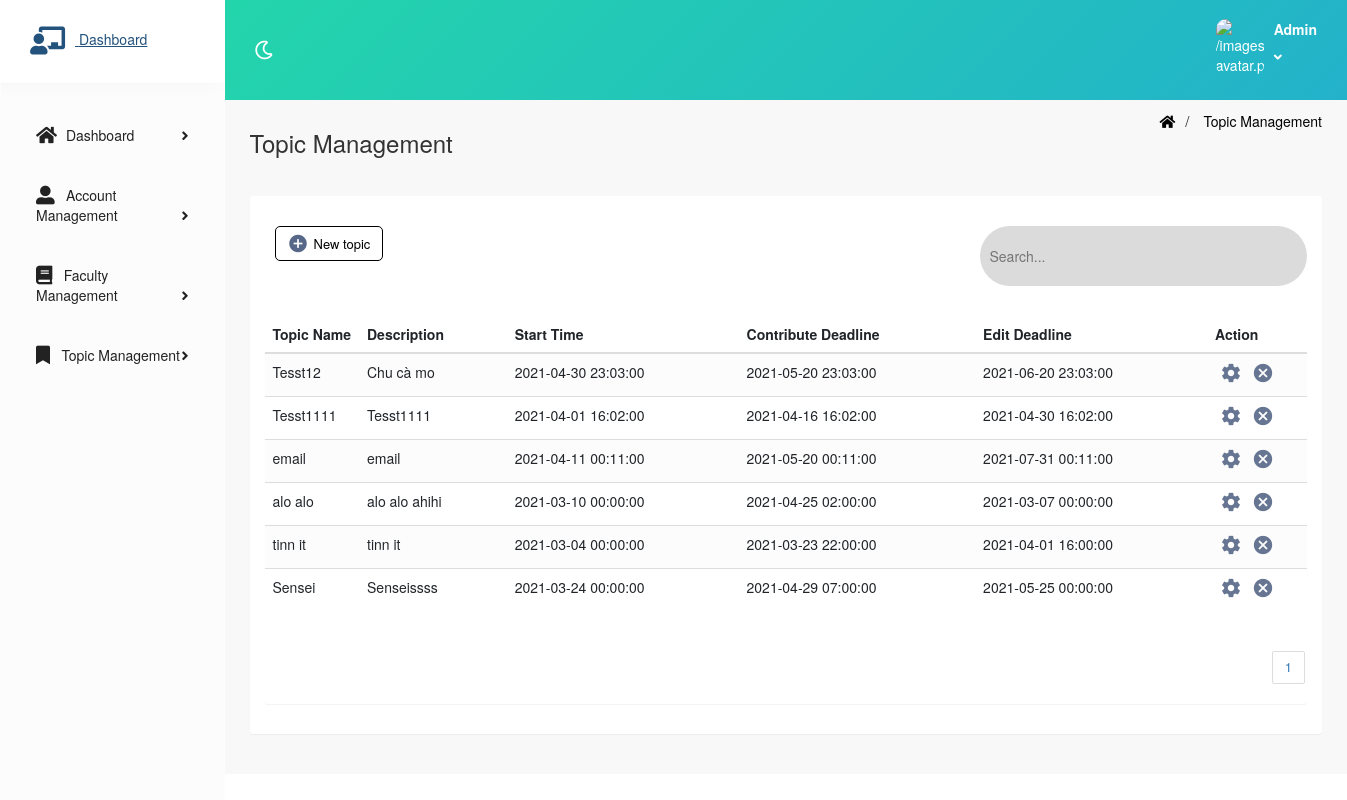
The page /admin/topic.php (signed in) on the database its author committed.
### tables this page shows
CREATE TABLE `topics` (
  `topic_id` int(3) NOT NULL,
  `topic_name` varchar(255) NOT NULL,
  `description` varchar(255) NOT NULL,
  `start` datetime NOT NULL,
  `deadline_1` datetime NOT NULL,
  `deadline_2` datetime NOT NULL
);

### admin/includes/view_all_topic.php (the view, shortened to what this page needs)
<div class="container-fluid">
    <div class="table-responsive">
        <div class="table-wrapper">
            <div class="table-title">
                <div class="row">
                    <div class="col-sm-3">
                        <a href="topic.php?source=add_topic" class="btn btn-light" style="float: left; border:1px solid black; border-radius: 5px;"><i class="material-icons">&#xE147;</i> <span style="color:black;">New topic</span></a>
                    </div>
                    <div class="col-sm-5">
                    </div>
                    <div class="col-sm-4">
                        <div>
                            <div class="searchbar">
                                <input class="search_input" type="text" name="" placeholder="Search...">
                                <a href="#" class="search_icon"><i class="fas fa-search"></i></a>
                            </div>
                        </div>
                    </div>
                </div>
            </div>
            <table class="table table-striped table-hover">
                <thead>
                    <tr>
                        <th style="white-space:nowrap">Topic Name</th>
                        <th>Description</th>
                        <th>Start Time</th>
                        <th>Contribute Deadline</th>
                        <th>Edit Deadline</th>
                        <th>Action</th>
                    </tr>
                </thead>
                <tbody>
                    <?php
                    $per_page = 6;
                    if (isset($_GET['page'])) {
                        $page = $_GET['page'];
                    } else {
                        $page = " ";
                    }
                    if ($page == " " || $page == 1) {
                        $page_1 = 0;
                    } else {
                        $page_1 = ($page * $per_page) - $per_page;
                    }
                    $topic_query_count = "SELECT * FROM topics";
                    $find_count       = mysqli_query($connection, $topic_query_count);
                    $count            = mysqli_num_rows($find_count);
                    $count            = ceil($count / $per_page);
                    $query = "SELECT * FROM topics ORDER BY topic_id DESC LIMIT $page_1, $per_page";
                    $get_topics_query = mysqli_query($connection, $query);
                    while ($row = mysqli_fetch_assoc($get_topics_query)) {
                        $topicname      =       $row['topic_name'];
                        $description    =       $row['description'];
                        $start          =       $row['start'];
                        $deadline_1     =       $row['deadline_1'];
                        $deadline_2     =       $row['deadline_2'];
                        $topic_id       =       $row['topic_id'];
                        echo "<tr>";
                    ?>
                    <?php
                        echo "<td>{$topicname}</td>";
                        echo "<td>{$description}</td>";
                        echo "<td>{$start}</td>";
                        echo "<td>{$deadline_1}</td>";
                        echo "<td>{$deadline_2}</td>";
                        echo "<td>";
                        echo "<a href='topic.php?source=edit_topic&p_id={$topic_id}' class='edit' title='edit' data-toggle='tooltip'><i class='material-icons'>&#xE8B8;</i></a>";
                        echo "<a rel='$topic_id' href='javascript:void(0)' class='delete_link' title='delete' data-toggle='tooltip'><i class='material-icons'>&#xE5C9;</i></a>";
                        echo "</td>";
                        echo "</tr>";
                    }
                    ?>
                </tbody>
            </table>
            <div class="clearfix">
                <ul class="pagination">
                    <?php
                    for ($i = 1; $i <= $count; $i++) {
                        if ($i == $page) {
                            echo "<li><a class='active_link' href='topic.php?page={$i}'>{$i}</a></li>";
                        } else {
                            echo "<li><a href='topic.php?page={$i}'>{$i}</a></li>";
                        }
                    }
                    ?>
                </ul>
            </div>
        </div>

### admin/css/style.css (style rules this page uses)
* { margin: 0; padding: 0; outline: 0; text-decoration: none; list-style-type: none; }
dl, ol, ul { padding: 0; }
.table-responsive { margin: 30px 0; overflow-x: unset !important; }
.table-wrapper { min-width: 1000px; background: #fff; border-radius: 3px; box-shadow: 0 1px 1px rgba(0, 0, 0, .05); width: 100%; }
.table-title .btn { color: #566787; float: right; font-size: 13px; background: #fff; border: none; min-width: 50px; border-radius: 2px; border: none; outline: none !important; margin-left: 10px; }
.table-title .btn i { float: left; font-size: 21px; margin-right: 5px; }
.table-title .btn span { float: left; margin-top: 2px; }
table.table tr th, table.table tr td { border-color: #e9e9e9; padding: 35px 35px; vertical-align: middle; }
table.table tr th:first-child { width: 60px; }
table th { white-space: nowrap; }
table.table tr th:last-child { width: 100px; }
table.table-striped tbody tr:nth-of-type(odd) { background-color: #fcfcfc; }
table.table td:last-child i { opacity: 0.9; font-size: 22px; margin: 0 5px; }
table.table td a { font-weight: bold; color: #566787; display: inline-block; text-decoration: none; }
table.table td i { font-size: 19px; }
.pagination { float: right; margin: 0 0 5px; }
.pagination li a { border: none; font-size: 13px; min-width: 30px; min-height: 30px; color: #999; margin: 0 2px; line-height: 30px; border-radius: 2px !important; text-align: center; padding: 0 6px; }
.searchbar { margin-bottom: auto; margin-top: auto; height: 60px; background-color: #dbdbdb; border-radius: 30px; padding: 10px; }
.search_input { color: black; border: 0; outline: 0; background: none; width: 0; height: 100%; transition: width 0.4s linear; width: 400px; }
.search_icon { height: 40px; width: 40px; float: right; display: flex; justify-content: center; align-items: center; border-radius: 50%; color: white; text-decoration: none; }

### rows shown on the page
topics: topic_name "Tesst12", description "Chu cà mo", start "2021-04-30 23:03:00", deadline_1 "2021-05-20 23:03:00", deadline_2 "2021-06-20 23:03:00"
topics: topic_name "Tesst1111", description "Tesst1111", start "2021-04-01 16:02:00", deadline_1 "2021-04-16 16:02:00", deadline_2 "2021-04-30 16:02:00"
topics: topic_name "email", description "email", start "2021-04-11 00:11:00", deadline_1 "2021-05-20 00:11:00", deadline_2 "2021-07-31 00:11:00"
topics: topic_name "alo alo", description "alo alo ahihi", start "2021-03-10 00:00:00", deadline_1 "2021-04-25 02:00:00", deadline_2 "2021-03-07 00:00:00"
topics: topic_name "tinn it", description "tinn it", start "2021-03-04 00:00:00", deadline_1 "2021-03-23 22:00:00", deadline_2 "2021-04-01 16:00:00"
topics: topic_name "Sensei", description "Senseissss", start "2021-03-24 00:00:00", deadline_1 "2021-04-29 07:00:00", deadline_2 "2021-05-25 00:00:00"

### other values the page prints
$_SESSION['username'] "Admin"
